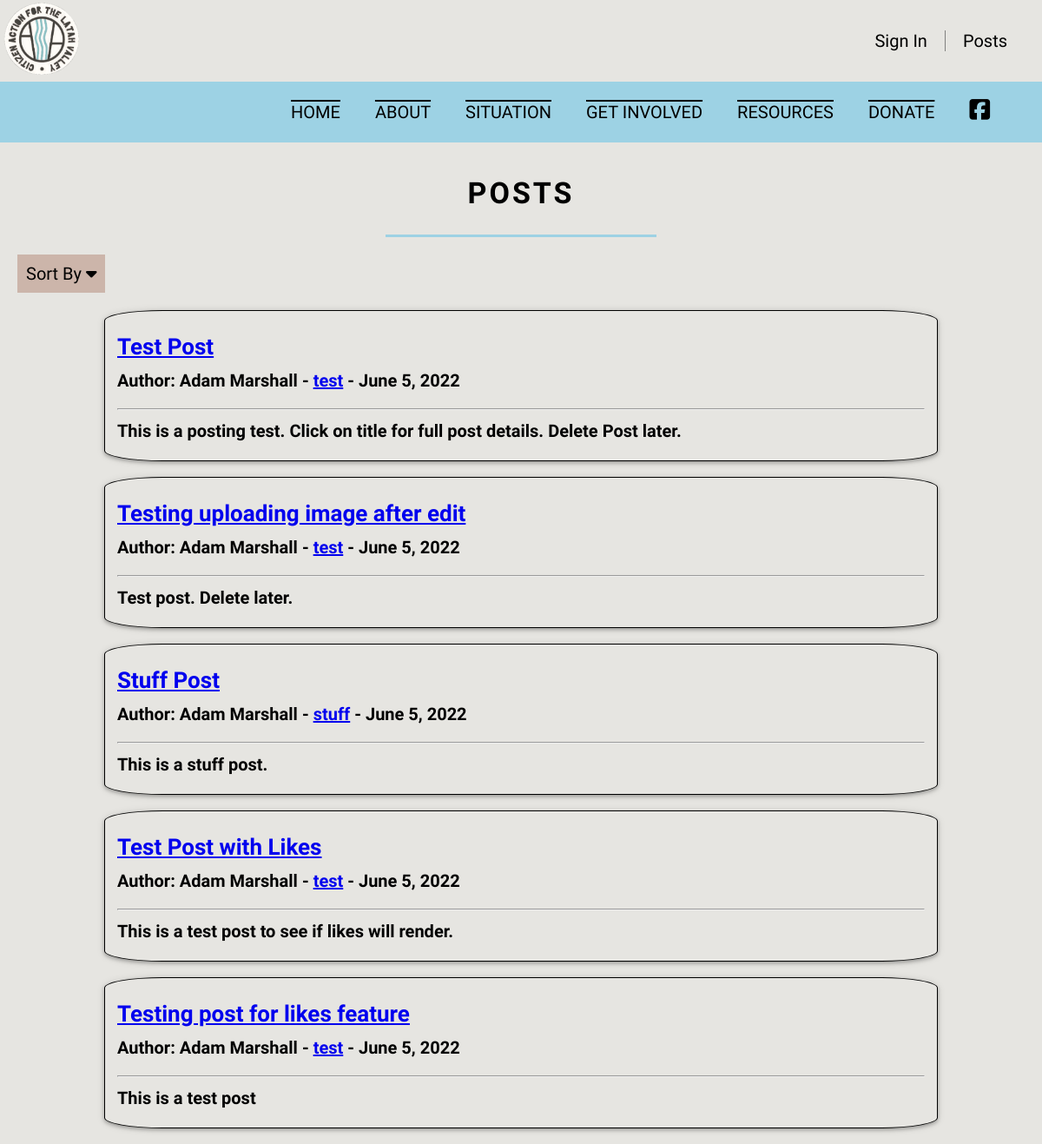
Page /home/ on the earlier database version.
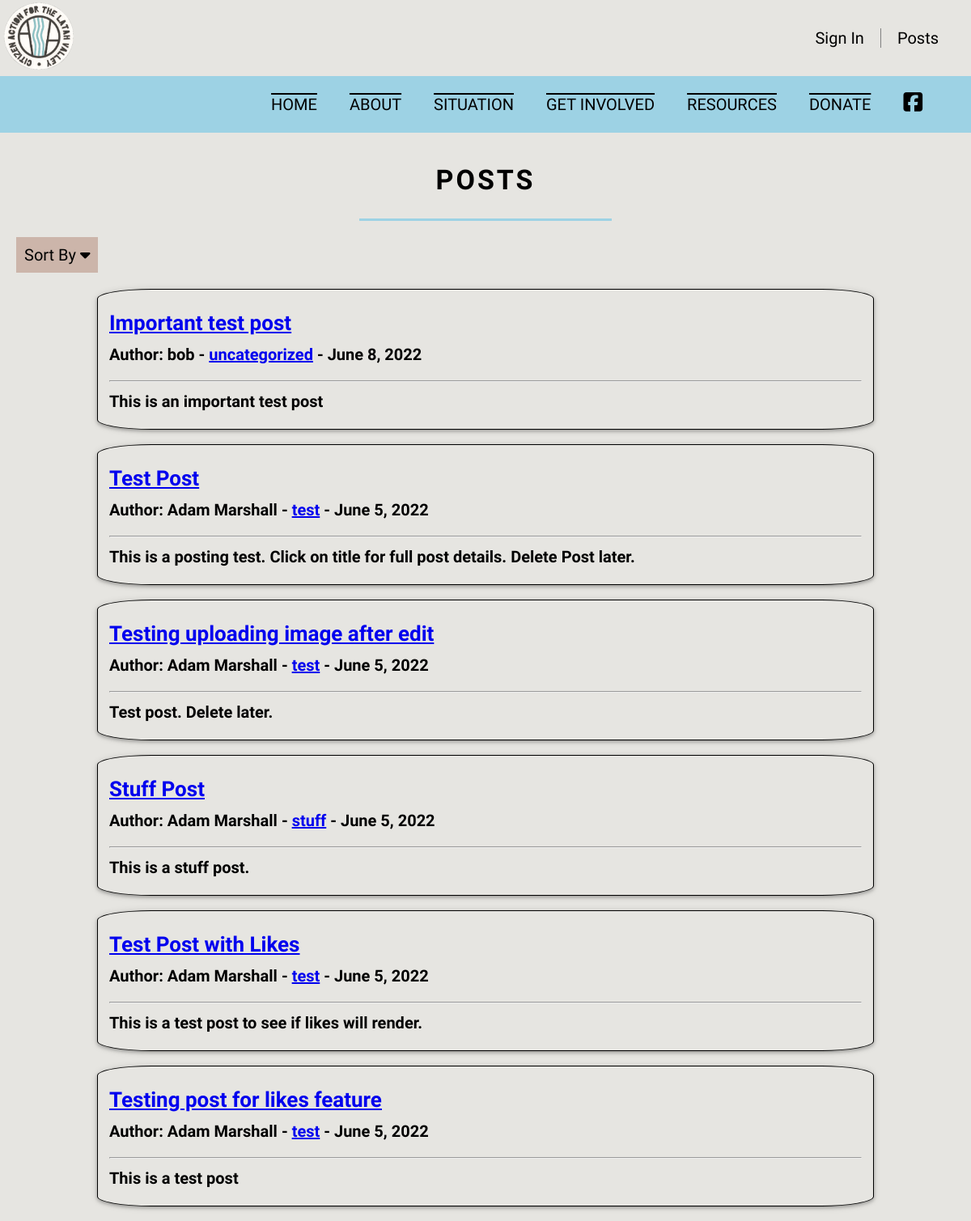
Same page on the later database version.
### thesite/models.py (models this page shows, shortened)
class Post(models.Model):
    title = models.CharField(max_length=255)
    header_image = models.ImageField(null =True, blank=True, upload_to="images/")
    author = models.ForeignKey(User, on_delete=models.CASCADE)
    body = models.TextField()
    post_date = models.DateField(auto_now_add=True)
    category = models.CharField(max_length=255, default='uncategorized')
    likes = models.ManyToManyField(User, related_name='blog_posts')

### thesite/views.py (the view)
class HomeView(ListView):
    model = Post
    template_name = 'home.html'
    ordering = ['-post_date']
    def get_context_data(self, *args, **kwargs):
        cat_menu = Category.objects.all()
        context = super(HomeView, self).get_context_data(*args, **kwargs)
        context["cat_menu"] = cat_menu
        return context

### thesite/models.py (called while the page is built)
    def __str__(self):
        return self.name

### thesite/templates/home.html (shortened to what this page needs)
{% extends 'base.html' %}
{% block content %}
<h1 class="about-header">Posts</h1>
<hr class="about-hr">
<div class="container-sortby">
  <div class="sortby-item-1">
    <a href="#" class="sort-a">Sort By  <i class="fa-solid fa-caret-down"></i></a>
    {% if cat_menu %}
  </div>
{% endif %}
</div>
{% for post in object_list %}
<div class="post-con">
  <h1>
  <a class="title-post"href="{% url 'article-detail' post.pk %}">{{ post.title }}</a><br/>
  <div class="posts-wrapper">
  <h1 class="art-h1">Author: {{ post.author.first_name }} {{ post.author.last_name }} -
    <a href="{% url 'category' post.category|slugify %}"> {{post.category}}</a> -
    {{ post.post_date }}</h1>
</div>
    <hr class="posts-hr">
  {{ post.body|safe|linebreaksbr }}
</h1>
</div>
<br>
{% endfor %}
{% endblock %}

Differences in the rows shown:
added Post: title "Important test post", author.first_name "bob", category "uncategorized", post_date "June 8, 2022", body "This is an important test post"
